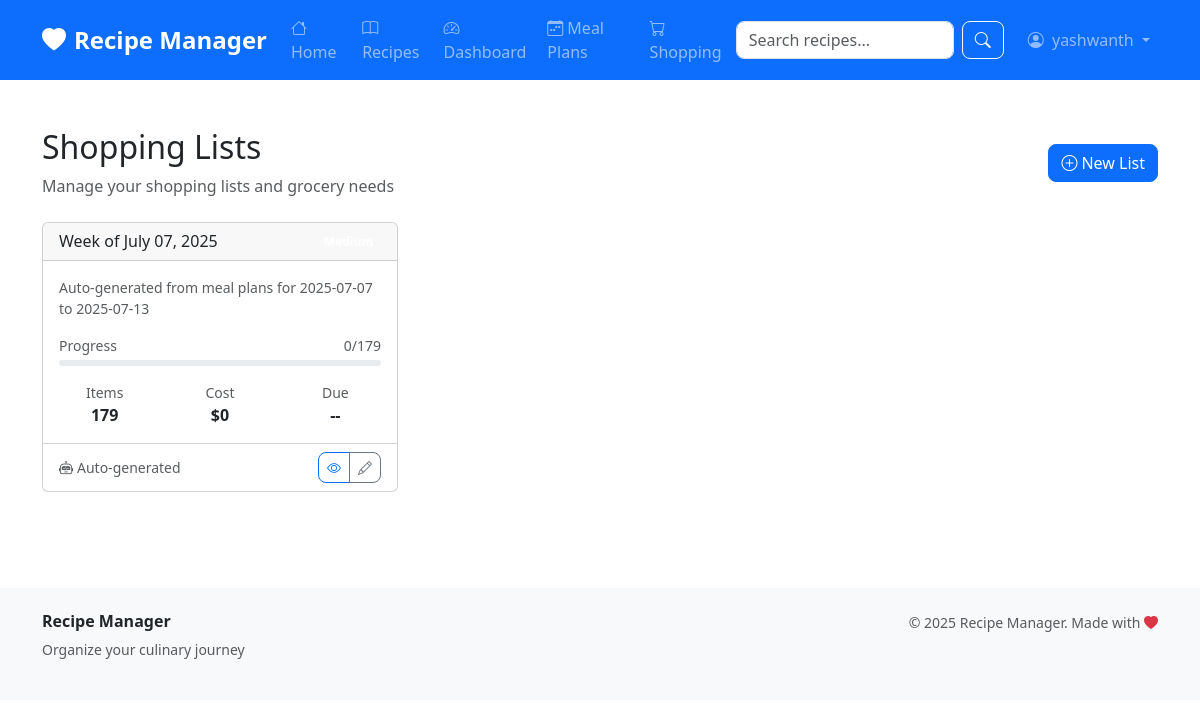
Page /shopping/ (signed in) on the committed database.
### apps/users/models.py (models this page shows, shortened)
class User(AbstractUser):
    email = models.EmailField(unique=True)
    first_name = models.CharField(max_length=30)
    last_name = models.CharField(max_length=30)
    avatar = models.ImageField(upload_to='avatars/', blank=True, null=True)
    bio = models.TextField(max_length=500, blank=True)
    location = models.CharField(max_length=100, blank=True)
    birth_date = models.DateField(null=True, blank=True)
    dietary_preferences = models.CharField(max_length=200, blank=True)
    cooking_skill_level = models.CharField(
        max_length=20,
        choices=[
            ('beginner', 'Beginner'),
            ('intermediate', 'Intermediate'),
            ('advanced', 'Advanced'),
            ('expert', 'Expert'),
        ],
        default='beginner'
    )

### apps/shopping/models.py (models this page shows, shortened)
class ShoppingList(models.Model):
    PRIORITY_CHOICES = [
        ('low', 'Low'),
        ('medium', 'Medium'),
        ('high', 'High'),
        ('urgent', 'Urgent'),
    ]
    name = models.CharField(max_length=200)
    user = models.ForeignKey(User, on_delete=models.CASCADE, related_name='shopping_lists')
    description = models.TextField(blank=True)
    priority = models.CharField(max_length=10, choices=PRIORITY_CHOICES, default='medium')
    due_date = models.DateField(null=True, blank=True)
    completed = models.BooleanField(default=False)
    completed_at = models.DateTimeField(null=True, blank=True)
    shared_with = models.ManyToManyField(User, blank=True, related_name='shared_shopping_lists')
    auto_generated = models.BooleanField(default=False)  # True if generated from meal plans
    meal_plan_week = models.DateField(null=True, blank=True)  # Week start date if auto-generated
    created_at = models.DateTimeField(auto_now_add=True)
    updated_at = models.DateTimeField(auto_now=True)
    class Meta:
        ordering = ['-created_at']
    @property
    def total_items(self):
        return self.items.count()
    @property
    def completed_items(self):
        return self.items.filter(completed=True).count()
    @property
    def completion_percentage(self):
        if self.total_items == 0:
            return 0
        return round((self.completed_items / self.total_items) * 100)
    @property
    def estimated_total_cost(self):
        return sum(item.estimated_cost or 0 for item in self.items.all())

class ShoppingListItem(models.Model):
    UNIT_CHOICES = [
        ('piece', 'Piece'),
        ('kg', 'Kilogram'),
        ('g', 'Gram'),
        ('lb', 'Pound'),
        ('oz', 'Ounce'),
        ('l', 'Liter'),
        ('ml', 'Milliliter'),
        ('cup', 'Cup'),
        ('tbsp', 'Tablespoon'),
        ('tsp', 'Teaspoon'),
        ('package', 'Package'),
        ('bottle', 'Bottle'),
        ('can', 'Can'),
        ('box', 'Box'),
    ]
    shopping_list = models.ForeignKey(ShoppingList, on_delete=models.CASCADE, related_name='items')
    ingredient = models.ForeignKey('recipes.Ingredient', on_delete=models.CASCADE, null=True, blank=True)
    name = models.CharField(max_length=200)  # Custom name if no ingredient
    quantity = models.DecimalField(max_digits=8, decimal_places=2, default=1)
    unit = models.CharField(max_length=20, choices=UNIT_CHOICES, default='piece')
    category = models.ForeignKey(ShoppingListCategory, on_delete=models.SET_NULL, null=True, blank=True)
    notes = models.TextField(blank=True)
    estimated_cost = models.DecimalField(max_digits=8, decimal_places=2, null=True, blank=True)
    actual_cost = models.DecimalField(max_digits=8, decimal_places=2, null=True, blank=True)
    completed = models.BooleanField(default=False)
    completed_at = models.DateTimeField(null=True, blank=True)
    priority = models.IntegerField(default=1)  # For custom ordering
    from_recipe = models.ForeignKey('recipes.Recipe', on_delete=models.SET_NULL, null=True, blank=True)
    created_at = models.DateTimeField(auto_now_add=True)
    class Meta:
        ordering = ['completed', 'category__sort_order', 'priority', 'name']

### apps/shopping/views.py (the view)
# urls.py: path('', views.ShoppingListListView.as_view(), name='lists'),
class ShoppingListListView(LoginRequiredMixin, ListView):
    model = ShoppingList
    template_name = 'shopping/list.html'
    context_object_name = 'shopping_lists'
    paginate_by = 12
    def get_queryset(self):
        return ShoppingList.objects.filter(
            user=self.request.user
        ).annotate(
            item_count=Count('items'),
            completed_count=Count('items', filter=models.Q(items__completed=True))
        ).order_by('-created_at')

### templates/shopping/list.html (shortened to what this page needs)
{% extends 'base.html' %}
{% load static %}
{% block content %}
<div class="container mt-4">
    <div class="d-flex justify-content-between align-items-center mb-4">
        <div>
            <h2>Shopping Lists</h2>
            <p class="text-muted mb-0">Manage your shopping lists and grocery needs</p>
        </div>
        <div>
            <a href="{% url 'shopping:create' %}" class="btn btn-primary">
                <i class="bi bi-plus-circle me-1"></i>New List
            </a>
        </div>
    </div>
    {% if shopping_lists %}
    <div class="row">
        {% for shopping_list in shopping_lists %}
        <div class="col-md-6 col-lg-4 mb-4">
            <div class="card h-100">
                <div class="card-header d-flex justify-content-between align-items-center">
                    <h6 class="mb-0">{{ shopping_list.name|truncatechars:30 }}</h6>
                    <span class="badge bg-{{ shopping_list.get_priority_display|lower }}">
                    </span>
                </div>
                <div class="card-body">
                    {% if shopping_list.description %}
                    <p class="card-text text-muted small">{{ shopping_list.description|truncatechars:100 }}</p>
                    {% endif %}
                    <div class="mb-3">
                        <div class="d-flex justify-content-between mb-1">
                            <small class="text-muted">Progress</small>
                            <small class="text-muted">{{ shopping_list.completed_count }}/{{ shopping_list.item_count }}</small>
                        </div>
                        <div class="progress" style="height: 6px;">
                        </div>
                    </div>
                    <div class="row text-center">
                        <div class="col-4">
                            <div class="small text-muted">Items</div>
                            <div class="fw-bold">{{ shopping_list.item_count }}</div>
                        </div>
                        <div class="col-4">
                            <div class="small text-muted">Cost</div>
                            <div class="fw-bold">${{ shopping_list.estimated_total_cost|floatformat:0|default:"--" }}</div>
                        </div>
                        <div class="col-4">
                            <div class="small text-muted">Due</div>
                            <div class="fw-bold">
                                {% if shopping_list.due_date %}
                                    {{ shopping_list.due_date|date:"M d" }}
                                {% else %}
                                    --
                                {% endif %}
                            </div>
                        </div>
                    </div>
                </div>
                <div class="card-footer bg-transparent">
                    <div class="d-flex justify-content-between align-items-center">
                        <small class="text-muted">
                            {% if shopping_list.auto_generated %}
                                <i class="bi bi-robot me-1"></i>Auto-generated
                            {% else %}
                                <i class="bi bi-clock me-1"></i>{{ shopping_list.created_at|date:"M d" }}
                            {% endif %}
                        </small>
                        <div class="btn-group btn-group-sm">
                            <a href="{% url 'shopping:detail' shopping_list.pk %}" class="btn btn-outline-primary btn-sm">
                                <i class="bi bi-eye"></i>
                            </a>
                            <a href="{% url 'shopping:update' shopping_list.pk %}" class="btn btn-outline-secondary btn-sm">
                                <i class="bi bi-pencil"></i>
                            </a>
                        </div>
                    </div>
                </div>
            </div>
        </div>
        {% endfor %}
    </div>
    {% endif %}
</div>
{% endblock %}

### templates/base.html (shortened to what this page needs)
<!DOCTYPE html>
<html lang="en">
<head>
    <link href="https://cdn.jsdelivr.net/npm/bootstrap@5.3.0/dist/css/bootstrap.min.css" rel="stylesheet">
    <link rel="stylesheet" href="https://cdn.jsdelivr.net/npm/bootstrap-icons@1.11.0/font/bootstrap-icons.css">
    {% load static %}
    <link rel="stylesheet" href="{% static 'css/style.css' %}">
</head>
<body>
    <nav class="navbar navbar-expand-lg navbar-dark bg-primary">
        <div class="container">
            <a class="navbar-brand fw-bold" href="{% url 'core:home' %}">
                <i class="bi bi-heart-fill me-2"></i>Recipe Manager
            </a>
            <div class="collapse navbar-collapse" id="navbarNav">
                <ul class="navbar-nav me-auto">
                    <li class="nav-item">
                        <a class="nav-link" href="{% url 'core:home' %}">
                            <i class="bi bi-house me-1"></i>Home
                        </a>
                    </li>
                    <li class="nav-item">
                        <a class="nav-link" href="{% url 'recipes:list' %}">
                            <i class="bi bi-book me-1"></i>Recipes
                        </a>
                    </li>
                    {% if user.is_authenticated %}
                    <li class="nav-item">
                        <a class="nav-link" href="{% url 'core:dashboard' %}">
                            <i class="bi bi-speedometer2 me-1"></i>Dashboard
                        </a>
                    </li>
                    <li class="nav-item">
                        <a class="nav-link" href="{% url 'meal_planning:calendar' %}">
                            <i class="bi bi-calendar-week me-1"></i>Meal Plans
                        </a>
                    </li>
                    <li class="nav-item">
                        <a class="nav-link" href="{% url 'shopping:lists' %}">
                            <i class="bi bi-cart me-1"></i>Shopping
                        </a>
                    </li>
                    {% endif %}
                </ul>
                <form class="d-flex me-3" method="GET" action="{% url 'recipes:list' %}">
                    <input class="form-control me-2" type="search" name="search" placeholder="Search recipes..."
                           value="{{ request.GET.search }}">
                    <button class="btn btn-outline-light" type="submit">
                        <i class="bi bi-search"></i>
                    </button>
                </form>
                <ul class="navbar-nav">
                    {% if user.is_authenticated %}
                        <li class="nav-item dropdown">
                            <a class="nav-link dropdown-toggle" href="#" role="button" data-bs-toggle="dropdown">
                                {% if user.avatar %}
                                    <img src="{{ user.avatar.url }}" alt="Avatar" class="rounded-circle me-1" width="24" height="24">
                                {% else %}
                                    <i class="bi bi-person-circle me-1"></i>
                                {% endif %}
                                {{ user.first_name|default:user.username }}
                            </a>
                        </li>
                    {% endif %}
                </ul>
            </div>
        </div>
    </nav>
    <main class="py-4">
        {% block content %}{% endblock %}
    </main>
    <footer class="bg-light py-4 mt-5">
        <div class="container">
            <div class="row">
                <div class="col-md-6">
                    <h6 class="fw-bold">Recipe Manager</h6>
                    <p class="text-muted small">Organize your culinary journey</p>
                </div>
                <div class="col-md-6 text-md-end">
                    <p class="text-muted small mb-0">
                        &copy; {% now "Y" %} Recipe Manager. Made with <i class="bi bi-heart-fill text-danger"></i>
                    </p>
                </div>
            </div>
        </div>
    </footer>
</body>
</html>

### static/css/style.css (style rules this page uses)
body { font-family: 'Segoe UI', Tahoma, Geneva, Verdana, sans-serif; }
.navbar-brand { font-size: 1.5rem; }
.card { transition: transform 0.2s ease-in-out; }
.btn { border-radius: 8px; }
.form-control, .form-select { border-radius: 8px; }

### rows in the picture
User: first_name "yashwanth"
ShoppingList: name "Week of July 07, 2025", description "Auto-generated from meal plans for 2025-07-07 to 2025-07-13", completed_count "0", item_count "179", estimated_total_cost "0", auto_generated True (drawn)
